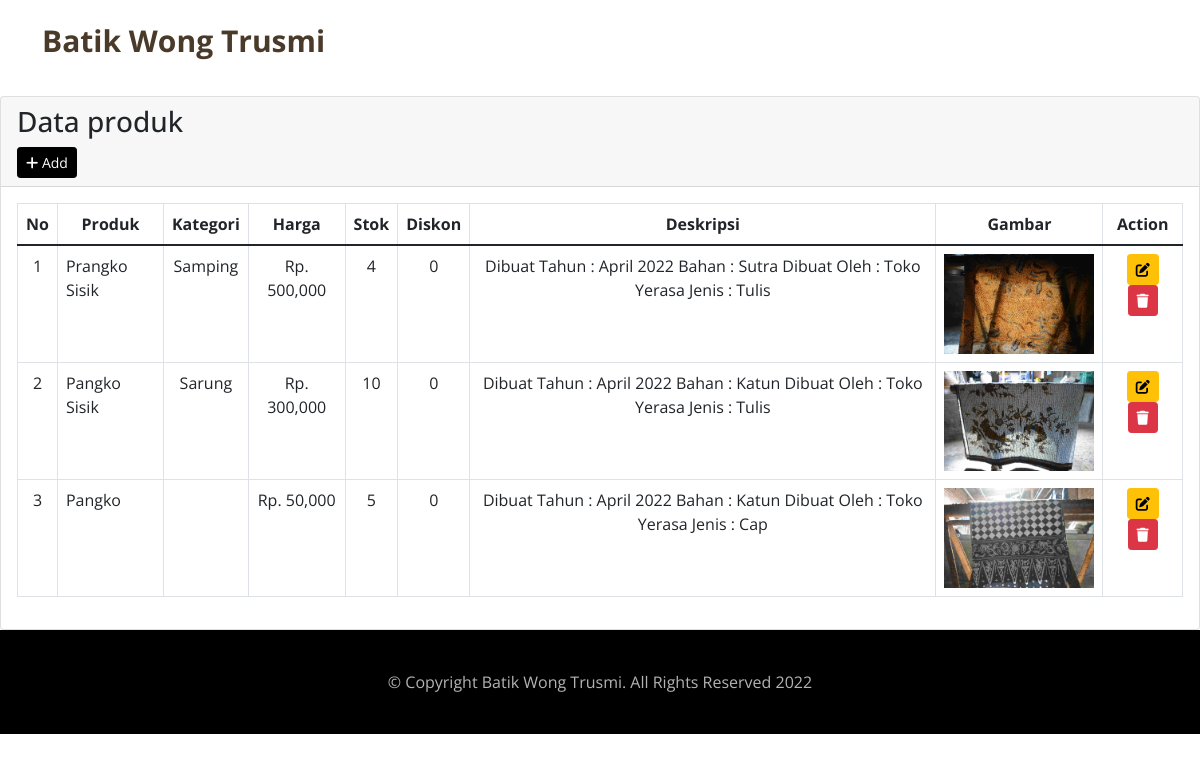
The app's page /index.php/produk with its own data.
### tables this page shows
CREATE TABLE `tabel_produk` (
  `id_produk` int(20) NOT NULL,
  `id_kategori` int(20) NOT NULL,
  `nama_produk` varchar(100) NOT NULL,
  `harga_produk` decimal(10,0) NOT NULL,
  `berat` varchar(20) NOT NULL,
  `gambar_produk` text NOT NULL,
  `stok_produk` int(100) NOT NULL,
  `diskon` decimal(10,0) NOT NULL,
  `deskripsi` varchar(255) NOT NULL
);

CREATE TABLE `tabel_kategori` (
  `id_kategori` int(20) NOT NULL,
  `nama_kategori` varchar(255) NOT NULL
);

### application/views/templateAdmin/halaman_admin.php (called while the page is built)
<?php
require_once('header_admin.php');
require_once('content_admin.php');
require_once('footer_admin.php');

### application/controllers/Produk.php (called while the page is built, shortened)
<?php
class Produk extends CI_Controller
{
	public function __construct()
	{
		$this->load->model('model_produk');
		$this->load->model('model_kategori');
	}
	public function index()
	{
		$data = array(
			'title' => 'produk',
			'produk' => $this->model_produk->get_all_data(),
			'isi' => 'admin/v_produk',
		);
		$this->load->view('templateAdmin/halaman_admin', $data, FALSE);
	}
}

### index.php (called while the page is built, shortened)
<?php
require_once BASEPATH.'core/CodeIgniter.php';

### application/views/templateAdmin/content_admin.php (called while the page is built)
<?php
if ($isi) {
	$this->load->view($isi);
}

### application/models/Model_produk.php (called while the page is built, shortened)
<?php
class Model_produk extends CI_Model
{
	public function get_all_data()
	{
		$this->db->select('*');
		$this->db->from('tabel_produk');
		$this->db->join('tabel_kategori', 'tabel_kategori.id_kategori = tabel_produk.id_kategori', 'left');
		$this->db->order_by('tabel_produk.id_produk', 'desc');
		return $this->db->get()->result();
	}
}

### application/views/admin/v_produk.php (the view, shortened to what this page needs)
<br>
<br>
<br>
<br>
<div class="col-md-12">
	<div class="card card-primary">
		<div class="card-header">
			<h3 class="card-title">Data produk </h3>
			<div class="card-tools">
				<a href="<?= base_url('produk/add') ?>" type="button" class="btn btn-primary btn-sm"><i class="fas fa-plus"></i> Add</a>
			</div>
		</div>
		<div class="card-body">
			<table class="table table-bordered" id="example1">
				<thead class="text-center">
					<tr>
						<th>No</th>
						<th>Produk</th>
						<th>Kategori</th>
						<th>Harga</th>
                        <th>Stok</th>
                        <th>Diskon</th>
						<th>Deskripsi</th>
						<th>Gambar</th>
						<th>Action</th>
					</tr>
				</thead>
				<tbody>
					<?php $no = 1;
					foreach ($produk as $key => $value) { ?>
						<tr>
							<td class="text-center"><?= $no++; ?></td>
							<td>
								<?= $value->nama_produk ?><br>
							</td>
							<td class="text-center"><?= $value->nama_kategori ?></td>
							<td class="text-center">Rp. <?= number_format($value->harga_produk, 0) ?></td>
                            <td class="text-center"><?= $value->stok_produk ?></td>
                            <td class="text-center"><?= $value->diskon ?></td>
							<td class="text-center"><?= $value->deskripsi ?></td>
							<td class="text-center"><img src="<?= base_url('assets/img/produk/' . $value->gambar_produk) ?>" width="150px"></td>
							<td class="text-center">
								<a href="<?= base_url('produk/edit/' . $value->id_produk) ?>" class="btn btn-warning btn-sm"><i class="fas fa-edit"></i></a>
								<button class="btn btn-danger btn-sm" data-bs-toggle="modal" data-bs-target="#delete<?= $value->id_produk ?>"><i class="fas fa-trash"></i></button>
							</td>
						</tr>
					<?php } ?>
				</tbody>
			</table>
		</div>
	</div>
</div>

### application/views/templateAdmin/header_admin.php (shortened to what this page needs)
<!DOCTYPE html>
<html lang="en">
<head>
  <link href="<?php echo base_url('');?>assets/vendor/bootstrap/css/bootstrap.min.css" rel="stylesheet">
  <link href="<?php echo base_url('');?>assets/vendor/bootstrap-icons/bootstrap-icons.css" rel="stylesheet">
  <link href="<?php echo base_url('');?>assets/vendor/swiper/swiper-bundle.min.css" rel="stylesheet">
  <link href="<?php echo base_url('');?>assets/vendor/glightbox/css/glightbox.min.css" rel="stylesheet">
  <link href="<?php echo base_url('');?>assets/vendor/aos/aos.css" rel="stylesheet">
  <link href="<?php echo base_url('');?>assets/css/variables.css" rel="stylesheet">
  <link href="<?php echo base_url('');?>assets/css/main.css" rel="stylesheet">
</head>
<body>
  <header id="header" class="header d-flex align-items-center fixed-top">
    <div class="container-fluid container-xl d-flex align-items-center justify-content-between">
      <a href="<?php echo base_url('admin');?>" class="logo d-flex align-items-center">
        <h1>Batik Wong Trusmi</h1>
      </a>
      </div>
  </header>

### application/views/templateAdmin/footer_admin.php (shortened to what this page needs)
  <footer id="footer" class="footer">
    <div class="footer-legal">
      <div class="container">
        <div class="row justify-content-between">
          <div class="text-center ">
            <div class="copyright">
              © Copyright <strong><span>Batik Wong Trusmi</span></strong>. All Rights Reserved 2022
            </div>
          </div>
        </div>
      </div>
    </div>
  </footer>
</body>
</html>

### assets/css/variables.css (style rules this page uses)
:root { --font-default: "proxima-nova","Helvetica Neue",Helvetica,Arial,sans-serif, 'EB Garamond', system-ui, -apple-system, "Segoe UI", Roboto, "Helvetica Neue", Arial, "Noto Sans", "Liberation Sans", sans-serif, "Apple Color Emoji", "Segoe UI Emoji", "Segoe UI Symbol", "Noto Color Emoji"; --font-primary: 'Open Sans', sans-serif; --font-secondary: 'Inter', sans-serif; --color-default: #212529; --color-default-rgb: 33, 37, 41; --color-links: #212529; --color-links-hover: #15171a; --color-primary: #212529; --color-primary-light: #26282c; --color-primary-dark: #0b0c0e; --color-primary-rgb: 33, 37, 41; --color-primary-light-rgb: 38, 40, 44; --color-primary-dark-rgb: 11, 12, 14; --color-secondary: #596d80; --color-secondary-light: #8498aa; --color-secondary-dark: #404f5c; --color-secondary-rgb: 89, 109, 128; --color-secondary-light-rgb: 132, 152, 170; --color-secondary-dark-rgb: 64, 79, 92; --color-blue: #0d6efd; --color-blue-rgb: 13, 110, 253; --color-indigo: #6610f2; --color-indigo-rgb: 102, 16, 242; --color-purple: #6f42c1; --color-purple-rgb: 111, 66, 193; --color-pink: #f3268c; --color-pink-rgb: 243, 38, 140; --color-red: #df1529; --color-red-rgb: 223, 21, 4; --color-orange: #fd7e14; --color-orange-rgb: 253, 126, 20; --color-yellow: #ffc107; --color-yellow-rgb: 255, 193, 7; --color-green: #059652; --color-green-rgb: 5, 150, 82; --color-teal: #20c997; --color-teal-rgb: 32, 201, 151; --color-cyan: #0dcaf0; --color-cyan-rgb: 13, 202, 240; --color-white: #ffffff; --color-white-rgb: 255, 255, 255; --color-gray: #6c757d; --color-gray-rgb: 108, 117, 125; --color-black: #000000; --color-black-rgb: 0, 0, 0; }
:root { --bs-blue: var(--color-blue); --bs-indigo: var(--color-indigo); --bs-purple: var(--color-purple); --bs-pink: var(--color-pink); --bs-red: var(--color-red); --bs-orange: var(--color-orange); --bs-yellow: var(--color-yellow); --bs-green: var(--color-green); --bs-teal: var(--color-teal); --bs-cyan: var(--color-cyan); --bs-white: var(--color-white); --bs-gray: var(--color-gray); --bs-gray-dark: #343a40; --bs-gray-100: #f8f9fa; --bs-gray-200: #e9ecef; --bs-gray-300: #dee2e6; --bs-gray-400: #ced4da; --bs-gray-500: #adb5bd; --bs-gray-600: #6c757d; --bs-gray-700: #495057; --bs-gray-800: #343a40; --bs-gray-900: #212529; --bs-primary: var(--color-blue); --bs-secondary: var(--color-blue); --bs-success: #198754; --bs-info: #0dcaf0; --bs-warning: #ffc107; --bs-danger: #dc3545; --bs-light: #f8f9fa; --bs-dark: #212529; --bs-primary-rgb: var(--color-primary-rgb); --bs-secondary-rgb: var(--color-secondary-rgb); --bs-success-rgb: 25, 135, 84; --bs-info-rgb: 13, 202, 240; --bs-warning-rgb: 255, 193, 7; --bs-danger-rgb: 220, 53, 69; --bs-light-rgb: 248, 249, 250; --bs-dark-rgb: 33, 37, 41; --bs-white-rgb: var(--color-white-rgb); --bs-black-rgb: var(--color-black-rgb); --bs-body-color-rgb: var(--color-default-rgb); --bs-body-bg-rgb: 255, 255, 255; --bs-font-sans-serif: var(--font-default); --bs-font-monospace: SFMono-Regular, Menlo, Monaco, Consolas, "Liberation Mono", "Courier New", monospace; --bs-gradient: linear-gradient(180deg, rgba(255, 255, 255, 0.15), rgba(255, 255, 255, 0)); --bs-body-font-family: var(--font-default); --bs-body-font-size: 1rem; --bs-body-font-weight: 400; --bs-body-line-height: 1.5; --bs-body-color: var(--color-default); --bs-body-bg: #fff; }

### assets/css/main.css (style rules this page uses)
:root { scroll-behavior: smooth; }
body { color: rgba(var(--color-primary-rgb), 1); font-family: 'Open Sans', sans-serif; }
a { color: var(--color-links); text-decoration: none; }
h1, h2, h3, h4, h5, h6 { font-family: var(--font-primary); }
.btn.btn-primary { background-color: var(--color-black); color: var(--color-white); border-color: var(--color-black); }
.header { height: 90px; transition: all 0.5s; z-index: 997; }
.header .logo h1 { font-size: 30px; font-weight: 700; color: #493a29; font-family: var(--font-primary); }
.footer { overflow: hidden; background: rgba(var(--color-black-rgb), 0.9); font-size: 16px; color: rgba(var(--color-white-rgb), 0.7); }
.footer .footer-legal { background: var(--color-black); padding: 40px 0; }
.footer .copyright strong { font-weight: 400; }

### records on screen
tabel_produk: nama_produk "Prangko Sisik", id_kategori.nama_kategori "Samping", harga_produk "500,000", stok_produk "4", diskon "0", deskripsi "Dibuat Tahun : April 2022 Bahan : Sutra Dibuat Oleh : Toko Yerasa Jenis : Tulis", gambar_produk (picture)
tabel_produk: nama_produk "Pangko Sisik", id_kategori.nama_kategori "Sarung", harga_produk "300,000", stok_produk "10", diskon "0", deskripsi "Dibuat Tahun : April 2022 Bahan : Katun Dibuat Oleh : Toko Yerasa Jenis : Tulis", gambar_produk (picture)
tabel_produk: nama_produk "Pangko", harga_produk "50,000", stok_produk "5", diskon "0", deskripsi "Dibuat Tahun : April 2022 Bahan : Katun Dibuat Oleh : Toko Yerasa Jenis : Cap", gambar_produk (picture)
